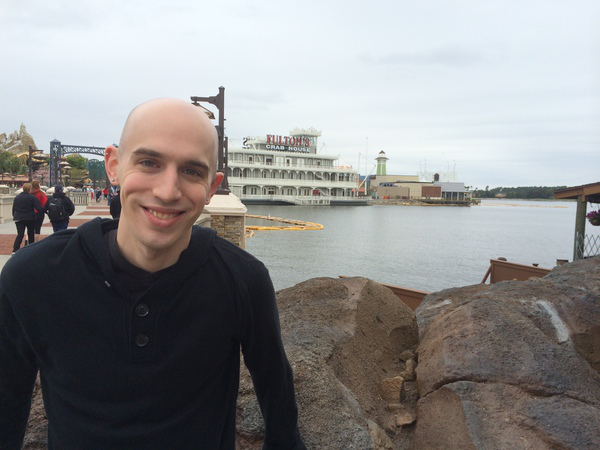
#> input picture load_display_save/florida_trip.png, 600 x 450 px
$ jupyter execute --allow-errors load_save.ipynb   (shell and % lines are left out)
#> lines starting #> are read from the running program, lines starting #| are printed output that depends on the picture; after the words box and inside, x2 and y2 are one past the last pixel; in counts of white or black regions, pixels touching at a corner belong together
[cell 1]
import argparse
import cv2
import matplotlib.pyplot as plt

[cell 2]
image = cv2.imread("florida_trip.png")
#> image is the input picture: shape (450, 600, 3); mean B, G, R 139.9, 140.1, 141

[cell 3]
cv2.imshow("Image", image)
cv2.waitKey(0)

[cell 4]
image = cv2.imread("./giraffe.png")

[cell 5]
type(image)

#> (a cell that did not finish here is left out)

###  Image Basics

[cell 7]
image = cv2.imread("sunflower.png")
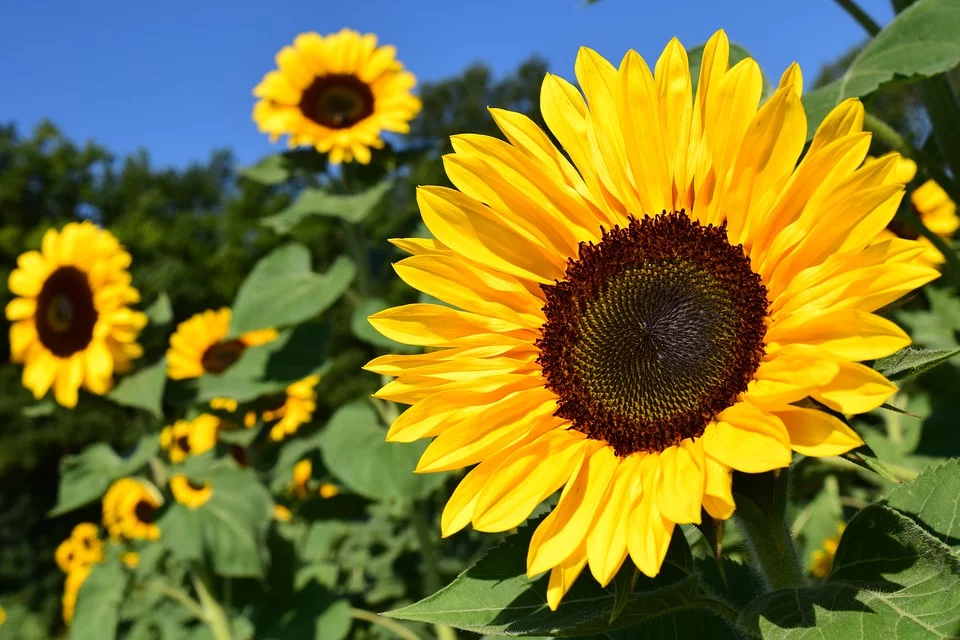
#> input picture load_display_save/sunflower.png, 960 x 640 px
#> image is the input picture: shape (640, 960, 3); mean B, G, R 48.2, 120.4, 125.7

[cell 8]
(h, w) = image.shape[:2]
#> h = 640; w = 960

[cell 9]
h, w
#> Out = (640, 960)

[cell 10]
(b, g, r) = image[0, 0]
#> b = 200; g = 115; r = 65
b, g, r
#> Out = (200, 115, 65)

[cell 11]
def display(image, flip=True, cmap=None):
#> called with flip = True
    if flip:
        image = cv2.cvtColor(image, cv2.COLOR_BGR2RGB)
    plt.figure(figsize=(10, 10))
    _ = plt.imshow(image, cmap=cmap)
    plt.axis("off")

[cell 12]
display(image, True)

[cell 13]
# changing pixel at (0, 0)
image[0, 0] = (0, 0, 255)
#> image: shape (640, 960, 3); under 0.01% of pixels changed, all inside (x1, y1, x2, y2) = (0, 0, 1, 1)
display(image, True)

[cell 14]
# access portions of an image through slicing

# get the center by getting half from both co-ordinates
(cX, cY) = (w//2, h//2)
#> cX = 480; cY = 320

# select top left half
display(image[0:cY, 0:cX])
#> call 3 of display, with flip = True
#> in display (call 3), `image = cv2.cvtColor(image, cv2.COLOR_BGR2RGB)`:
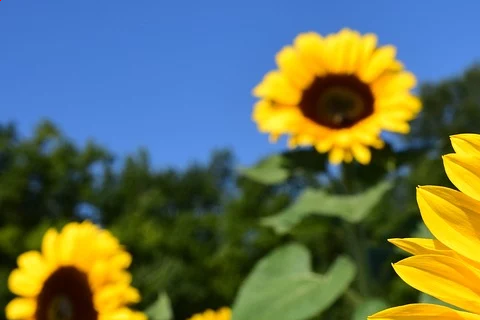
#> image: shape (320, 480, 3); mean R, G, B 100.3, 114.5, 89.7

[cell 15]
# top right
tr = image[0:cY, cX:w]
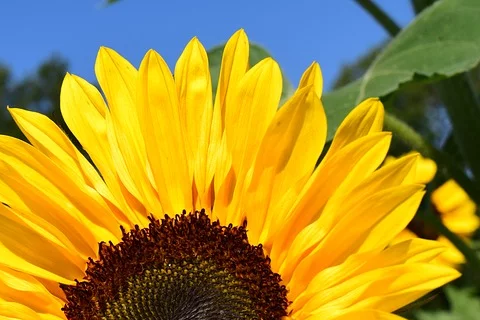
#> tr: shape (320, 480, 3); mean B, G, R 48.3, 142.6, 165.8
# display(tr)
# bottom left
bl = image[cY:h, 0:cX]
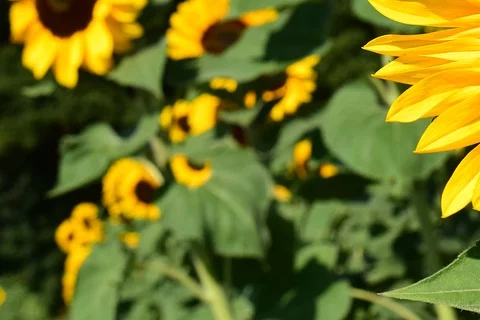
#> bl: shape (320, 480, 3); mean B, G, R 31.7, 110.6, 108.1
# display(bl)
# bottom right
br = image[cY:h, cX:w]
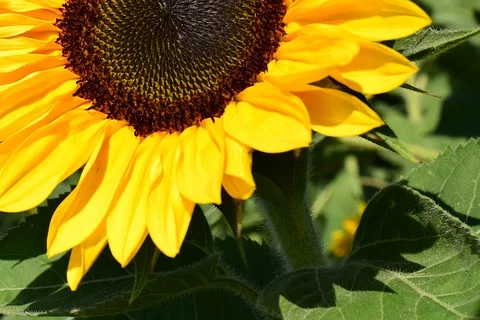
#> br: shape (320, 480, 3); mean B, G, R 23, 113.8, 128.4
# display(br)

[cell 16]
# make topleft corner blue
tl = image[0:cY, 0:cX]
image[0:cY, 0:cX] = (255, 0, 0)
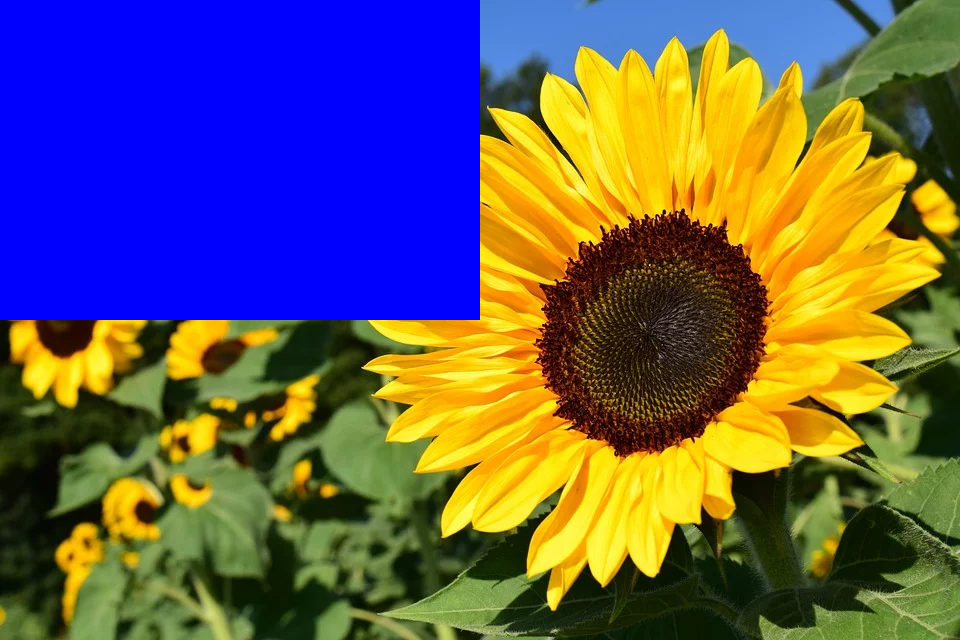
#> image: shape (640, 960, 3); mean B, G, R 89.5, 91.8, 100.6
display(image)
